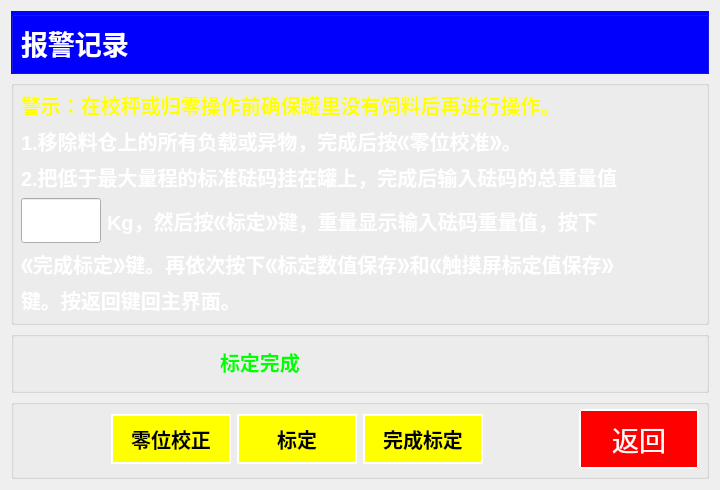
<?xml version="1.0" encoding="UTF-8"?>
<ui version="4.0">
 <class>Form_standardization</class>
 <widget class="QWidget" name="Form_standardization">
  <property name="geometry">
   <rect>
    <x>0</x>
    <y>0</y>
    <width>720</width>
    <height>490</height>
   </rect>
  </property>
  <property name="font">
   <font>
    <pointsize>17</pointsize>
    <weight>75</weight>
    <bold>true</bold>
   </font>
  </property>
  <property name="windowTitle">
   <string>Form</string>
  </property>
  <layout class="QGridLayout" name="gridLayout_5">
   <item row="0" column="0">
    <widget class="QGroupBox" name="groupBox">
     <property name="styleSheet">
      <string notr="true">QGroupBox{ background-color:rgb(0, 0, 255);} 
QGroupBox{ margin-top:0px;}
QGroupBox:title {margin-top: 0px;}</string>
     </property>
     <property name="title">
      <string/>
     </property>
     <layout class="QGridLayout" name="gridLayout">
      <item row="1" column="0">
       <widget class="QLabel" name="label">
        <property name="font">
         <font>
          <pointsize>20</pointsize>
          <weight>75</weight>
          <italic>false</italic>
          <bold>true</bold>
         </font>
        </property>
        <property name="styleSheet">
         <string notr="true">QLabel{color:rgb(255, 255, 255);}</string>
        </property>
        <property name="text">
         <string>报警记录</string>
        </property>
       </widget>
      </item>
      <item row="1" column="1">
       <spacer name="horizontalSpacer_3">
        <property name="orientation">
         <enum>Qt::Horizontal</enum>
        </property>
        <property name="sizeHint" stdset="0">
         <size>
          <width>190</width>
          <height>20</height>
         </size>
        </property>
       </spacer>
      </item>
     </layout>
    </widget>
   </item>
   <item row="1" column="0">
    <widget class="QGroupBox" name="groupBox_3">
     <property name="styleSheet">
      <string notr="true">
QGroupBox{ margin-top:0px;}
QGroupBox:title {margin-top: 0px;}</string>
     </property>
     <property name="title">
      <string/>
     </property>
     <layout class="QGridLayout" name="gridLayout_3">
      <item row="0" column="0">
       <widget class="QLabel" name="label_2">
        <property name="font">
         <font>
          <pointsize>15</pointsize>
          <weight>75</weight>
          <bold>true</bold>
         </font>
        </property>
        <property name="styleSheet">
         <string notr="true">QLabel{color:rgb(255, 255, 0);}</string>
        </property>
        <property name="text">
         <string>警示：在校秤或归零操作前确保罐里没有饲料后再进行操作。</string>
        </property>
       </widget>
      </item>
      <item row="1" column="0">
       <widget class="QLabel" name="label_3">
        <property name="font">
         <font>
          <pointsize>15</pointsize>
          <weight>75</weight>
          <bold>true</bold>
         </font>
        </property>
        <property name="styleSheet">
         <string notr="true">QLabel{color:rgb(255, 255, 255);}</string>
        </property>
        <property name="text">
         <string>1.移除料仓上的所有负载或异物，完成后按《零位校准》。</string>
        </property>
       </widget>
      </item>
      <item row="2" column="0">
       <widget class="QLabel" name="label_4">
        <property name="font">
         <font>
          <pointsize>15</pointsize>
          <weight>75</weight>
          <bold>true</bold>
         </font>
        </property>
        <property name="styleSheet">
         <string notr="true">QLabel{color:rgb(255, 255, 255);}</string>
        </property>
        <property name="text">
         <string>2.把低于最大量程的标准砝码挂在罐上，完成后输入砝码的总重量值</string>
        </property>
       </widget>
      </item>
      <item row="3" column="0">
       <layout class="QHBoxLayout" name="horizontalLayout">
        <item>
         <widget class="myLineEdit" name="lineEdit">
          <property name="minimumSize">
           <size>
            <width>80</width>
            <height>45</height>
           </size>
          </property>
          <property name="maximumSize">
           <size>
            <width>80</width>
            <height>45</height>
           </size>
          </property>
          <property name="font">
           <font>
            <pointsize>17</pointsize>
            <weight>75</weight>
            <bold>true</bold>
           </font>
          </property>
         </widget>
        </item>
        <item>
         <widget class="QLabel" name="label_5">
          <property name="font">
           <font>
            <pointsize>15</pointsize>
            <weight>75</weight>
            <bold>true</bold>
           </font>
          </property>
          <property name="styleSheet">
           <string notr="true">QLabel{color:rgb(255, 255, 255);}</string>
          </property>
          <property name="text">
           <string>Kg，然后按《标定》键，重量显示输入砝码重量值，按下</string>
          </property>
         </widget>
        </item>
       </layout>
      </item>
      <item row="4" column="0">
       <widget class="QLabel" name="label_6">
        <property name="font">
         <font>
          <pointsize>15</pointsize>
          <weight>75</weight>
          <bold>true</bold>
         </font>
        </property>
        <property name="styleSheet">
         <string notr="true">QLabel{color:rgb(255, 255, 255);}</string>
        </property>
        <property name="text">
         <string>《完成标定》键。再依次按下《标定数值保存》和《触摸屏标定值保存》</string>
        </property>
       </widget>
      </item>
      <item row="5" column="0">
       <widget class="QLabel" name="label_7">
        <property name="font">
         <font>
          <pointsize>15</pointsize>
          <weight>75</weight>
          <bold>true</bold>
         </font>
        </property>
        <property name="styleSheet">
         <string notr="true">QLabel{color:rgb(255, 255, 255);}</string>
        </property>
        <property name="text">
         <string>键。按返回键回主界面。</string>
        </property>
       </widget>
      </item>
     </layout>
     <zorder>label_3</zorder>
     <zorder>label_4</zorder>
     <zorder></zorder>
     <zorder>label_6</zorder>
     <zorder>label_7</zorder>
     <zorder>label_2</zorder>
     <zorder>label_5</zorder>
     <zorder>lineEdit</zorder>
    </widget>
   </item>
   <item row="2" column="0">
    <widget class="QGroupBox" name="groupBox_4">
     <property name="styleSheet">
      <string notr="true">
QGroupBox{ margin-top:0px;}
QGroupBox:title {margin-top: 0px;}</string>
     </property>
     <property name="title">
      <string/>
     </property>
     <layout class="QGridLayout" name="gridLayout_4">
      <item row="0" column="0">
       <spacer name="horizontalSpacer_4">
        <property name="orientation">
         <enum>Qt::Horizontal</enum>
        </property>
        <property name="sizeHint" stdset="0">
         <size>
          <width>191</width>
          <height>20</height>
         </size>
        </property>
       </spacer>
      </item>
      <item row="0" column="1">
       <widget class="QLabel" name="label_8">
        <property name="font">
         <font>
          <pointsize>15</pointsize>
          <weight>75</weight>
          <bold>true</bold>
         </font>
        </property>
        <property name="styleSheet">
         <string notr="true">QLabel{color:rgb(0, 255, 0);}</string>
        </property>
        <property name="text">
         <string>标定完成</string>
        </property>
       </widget>
      </item>
      <item row="0" column="2">
       <spacer name="horizontalSpacer_5">
        <property name="orientation">
         <enum>Qt::Horizontal</enum>
        </property>
        <property name="sizeHint" stdset="0">
         <size>
          <width>191</width>
          <height>20</height>
         </size>
        </property>
       </spacer>
      </item>
      <item row="0" column="3">
       <spacer name="horizontalSpacer_6">
        <property name="orientation">
         <enum>Qt::Horizontal</enum>
        </property>
        <property name="sizeHint" stdset="0">
         <size>
          <width>191</width>
          <height>20</height>
         </size>
        </property>
       </spacer>
      </item>
     </layout>
    </widget>
   </item>
   <item row="3" column="0">
    <widget class="QGroupBox" name="groupBox_2">
     <property name="styleSheet">
      <string notr="true">
QGroupBox{ margin-top:0px;}
QGroupBox:title {margin-top: 0px;}</string>
     </property>
     <property name="title">
      <string/>
     </property>
     <layout class="QGridLayout" name="gridLayout_2">
      <item row="0" column="0">
       <spacer name="horizontalSpacer_2">
        <property name="orientation">
         <enum>Qt::Horizontal</enum>
        </property>
        <property name="sizeHint" stdset="0">
         <size>
          <width>82</width>
          <height>20</height>
         </size>
        </property>
       </spacer>
      </item>
      <item row="0" column="1">
       <widget class="QPushButton" name="pushButton">
        <property name="minimumSize">
         <size>
          <width>120</width>
          <height>50</height>
         </size>
        </property>
        <property name="maximumSize">
         <size>
          <width>120</width>
          <height>50</height>
         </size>
        </property>
        <property name="font">
         <font>
          <pointsize>15</pointsize>
          <weight>75</weight>
          <bold>true</bold>
         </font>
        </property>
        <property name="styleSheet">
         <string notr="true">QPushButton { background-color:rgb(255, 255, 0);} 
QPushButton:hover { background-color: rgb(200, 200, 0); }
QPushButton {color:rgb(0, 0, 0);
                             border-style: outset;
                           	border-width: 2px;
	                         border-color: white;}
</string>
        </property>
        <property name="text">
         <string>零位校正</string>
        </property>
       </widget>
      </item>
      <item row="0" column="2">
       <widget class="QPushButton" name="pushButton_4">
        <property name="minimumSize">
         <size>
          <width>120</width>
          <height>50</height>
         </size>
        </property>
        <property name="maximumSize">
         <size>
          <width>120</width>
          <height>50</height>
         </size>
        </property>
        <property name="font">
         <font>
          <pointsize>15</pointsize>
          <weight>75</weight>
          <bold>true</bold>
         </font>
        </property>
        <property name="styleSheet">
         <string notr="true">QPushButton { background-color:rgb(255, 255, 0);} 
QPushButton:hover { background-color: rgb(200, 200, 0); }
QPushButton {color:rgb(0, 0, 0);
                             border-style: outset;
                           	border-width: 2px;
	                         border-color: white;}
</string>
        </property>
        <property name="text">
         <string>标定</string>
        </property>
       </widget>
      </item>
      <item row="0" column="3">
       <widget class="QPushButton" name="pushButton_3">
        <property name="minimumSize">
         <size>
          <width>120</width>
          <height>50</height>
         </size>
        </property>
        <property name="maximumSize">
         <size>
          <width>120</width>
          <height>50</height>
         </size>
        </property>
        <property name="font">
         <font>
          <pointsize>15</pointsize>
          <weight>75</weight>
          <bold>true</bold>
         </font>
        </property>
        <property name="styleSheet">
         <string notr="true">QPushButton { background-color:rgb(255, 255, 0);} 
QPushButton:hover { background-color: rgb(200, 200, 0); }
QPushButton {color:rgb(0, 0, 0);
                             border-style: outset;
                           	border-width: 2px;
	                         border-color: white;}
</string>
        </property>
        <property name="text">
         <string>完成标定</string>
        </property>
       </widget>
      </item>
      <item row="0" column="4">
       <spacer name="horizontalSpacer">
        <property name="orientation">
         <enum>Qt::Horizontal</enum>
        </property>
        <property name="sizeHint" stdset="0">
         <size>
          <width>82</width>
          <height>20</height>
         </size>
        </property>
       </spacer>
      </item>
      <item row="0" column="5">
       <widget class="QPushButton" name="btn_Return">
        <property name="minimumSize">
         <size>
          <width>120</width>
          <height>60</height>
         </size>
        </property>
        <property name="maximumSize">
         <size>
          <width>120</width>
          <height>60</height>
         </size>
        </property>
        <property name="font">
         <font>
          <pointsize>20</pointsize>
         </font>
        </property>
        <property name="styleSheet">
         <string notr="true">QPushButton { background-color:rgb(255, 0, 0);} 
QPushButton:hover { background-color: rgb(255, 50, 0); }
QPushButton {color:rgb(255, 255, 255);
                             border-style: outset;
                           	border-width: 2px;
	                         border-color: white;}
</string>
        </property>
        <property name="text">
         <string>返回</string>
        </property>
       </widget>
      </item>
     </layout>
    </widget>
   </item>
  </layout>
  <zorder>groupBox</zorder>
  <zorder>pushButton_2</zorder>
  <zorder>label_5</zorder>
  <zorder>groupBox_2</zorder>
  <zorder>pushButton_2</zorder>
  <zorder>groupBox_3</zorder>
  <zorder>groupBox_4</zorder>
 </widget>
 <customwidgets>
  <customwidget>
   <class>myLineEdit</class>
   <extends>QLineEdit</extends>
   <header>mylineedit.h</header>
  </customwidget>
 </customwidgets>
 <resources/>
 <connections>
  <connection>
   <sender>btn_Return</sender>
   <signal>clicked()</signal>
   <receiver>Form_standardization</receiver>
   <slot>close()</slot>
   <hints>
    <hint type="sourcelabel">
     <x>639</x>
     <y>439</y>
    </hint>
    <hint type="destinationlabel">
     <x>359</x>
     <y>244</y>
    </hint>
   </hints>
  </connection>
 </connections>
</ui>
